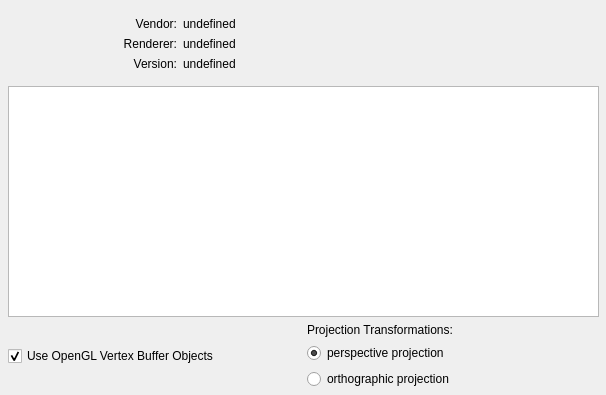
<ui version="4.0" >
 <class>StageSettingsData</class>
 <widget class="QWidget" name="StageSettingsData" >
  <property name="geometry" >
   <rect>
    <x>0</x>
    <y>0</y>
    <width>606</width>
    <height>395</height>
   </rect>
  </property>
  <property name="windowTitle" >
   <string>StageSettings</string>
  </property>
  <widget class="QStackedWidget" name="widget_stack" >
   <property name="geometry" >
    <rect>
     <x>-1</x>
     <y>-1</y>
     <width>611</width>
     <height>401</height>
    </rect>
   </property>
   <property name="currentIndex" >
    <number>3</number>
   </property>
   <widget class="QWidget" name="Main" >
    <layout class="QGridLayout" >
     <property name="margin" >
      <number>9</number>
     </property>
     <property name="spacing" >
      <number>6</number>
     </property>
     <item row="0" column="0" >
      <layout class="QGridLayout" >
       <property name="margin" >
        <number>0</number>
       </property>
       <property name="spacing" >
        <number>6</number>
       </property>
       <item row="1" column="0" >
        <widget class="QGroupBox" name="fob_box" >
         <property name="toolTip" >
          <string>The fog is currently not exported to POVRay</string>
         </property>
         <property name="title" >
          <string>Fog</string>
         </property>
         <property name="alignment" >
          <set>Qt::AlignHCenter</set>
         </property>
         <layout class="QGridLayout" >
          <property name="margin" >
           <number>9</number>
          </property>
          <property name="spacing" >
           <number>6</number>
          </property>
          <item row="0" column="0" >
           <widget class="QCheckBox" name="enable_fog" >
            <property name="text" >
             <string>Enable fog</string>
            </property>
           </widget>
          </item>
          <item row="1" column="0" colspan="2" >
           <widget class="QSlider" name="fog_slider" >
            <property name="enabled" >
             <bool>false</bool>
            </property>
            <property name="toolTip" >
             <string>Intensity of fog</string>
            </property>
            <property name="whatsThis" >
             <string>Intensity of fog</string>
            </property>
            <property name="maximum" >
             <number>400</number>
            </property>
            <property name="value" >
             <number>200</number>
            </property>
            <property name="orientation" >
             <enum>Qt::Horizontal</enum>
            </property>
            <property name="tickInterval" >
             <number>50</number>
            </property>
           </widget>
          </item>
          <item row="2" column="1" >
           <widget class="QLabel" name="max_label" >
            <property name="text" >
             <string>max</string>
            </property>
            <property name="alignment" >
             <set>Qt::AlignRight|Qt::AlignTrailing|Qt::AlignVCenter</set>
            </property>
           </widget>
          </item>
          <item row="2" column="0" >
           <widget class="QLabel" name="min_label" >
            <property name="text" >
             <string>min</string>
            </property>
           </widget>
          </item>
         </layout>
        </widget>
       </item>
       <item row="2" column="1" >
        <widget class="QGroupBox" name="offscreen_group" >
         <property name="toolTip" >
          <string>Screenshots can also be created through offscreen rendering, which enables images larger than the screen resolution. Uncheck this if there are poblems with the resulting images.</string>
         </property>
         <property name="title" >
          <string>Use offscreen rendering for PNGs</string>
         </property>
         <property name="alignment" >
          <set>Qt::AlignJustify</set>
         </property>
         <property name="checkable" >
          <bool>true</bool>
         </property>
         <property name="checked" >
          <bool>false</bool>
         </property>
         <layout class="QGridLayout" >
          <property name="margin" >
           <number>9</number>
          </property>
          <property name="spacing" >
           <number>6</number>
          </property>
          <item row="0" column="1" >
           <widget class="QSpinBox" name="resolution_factor" >
            <property name="maximum" >
             <number>5</number>
            </property>
            <property name="minimum" >
             <number>1</number>
            </property>
            <property name="value" >
             <number>1</number>
            </property>
           </widget>
          </item>
          <item row="0" column="0" >
           <widget class="QLabel" name="factor_label" >
            <property name="sizePolicy" >
             <sizepolicy>
              <hsizetype>7</hsizetype>
              <vsizetype>5</vsizetype>
              <horstretch>0</horstretch>
              <verstretch>0</verstretch>
             </sizepolicy>
            </property>
            <property name="text" >
             <string>resolution factor</string>
            </property>
           </widget>
          </item>
          <item row="1" column="0" colspan="2" >
           <widget class="QLabel" name="max_label" >
            <property name="sizePolicy" >
             <sizepolicy>
              <hsizetype>7</hsizetype>
              <vsizetype>5</vsizetype>
              <horstretch>0</horstretch>
              <verstretch>0</verstretch>
             </sizepolicy>
            </property>
            <property name="text" >
             <string>(max width/height: 4096 pixels)</string>
            </property>
           </widget>
          </item>
         </layout>
        </widget>
       </item>
       <item row="1" column="1" >
        <widget class="QGroupBox" name="lights_box" >
         <property name="title" >
          <string>Misc</string>
         </property>
         <property name="alignment" >
          <set>Qt::AlignHCenter</set>
         </property>
         <layout class="QGridLayout" >
          <property name="margin" >
           <number>9</number>
          </property>
          <property name="spacing" >
           <number>6</number>
          </property>
          <item row="2" column="0" >
           <widget class="QCheckBox" name="use_preview" >
            <property name="toolTip" >
             <string>Show the lightsources in the 3D view for easier positioning.</string>
            </property>
            <property name="text" >
             <string>Use faster preview models</string>
            </property>
            <property name="checked" >
             <bool>true</bool>
            </property>
           </widget>
          </item>
          <item row="1" column="0" >
           <widget class="QCheckBox" name="show_fps" >
            <property name="toolTip" >
             <string>Show the lightsources in the 3D view for easier positioning.</string>
            </property>
            <property name="text" >
             <string>Show frames per second (FPS)</string>
            </property>
           </widget>
          </item>
          <item row="0" column="0" >
           <widget class="QCheckBox" name="show_lights_" >
            <property name="toolTip" >
             <string>Show the lightsources in the 3D view for easier positioning.</string>
            </property>
            <property name="text" >
             <string>Show lightsources in Scene</string>
            </property>
           </widget>
          </item>
         </layout>
        </widget>
       </item>
       <item row="0" column="0" >
        <widget class="QGroupBox" name="background_box" >
         <property name="toolTip" >
          <string>Set the background color of the Scene.</string>
         </property>
         <property name="title" >
          <string>Background color</string>
         </property>
         <property name="alignment" >
          <set>Qt::AlignHCenter</set>
         </property>
         <layout class="QGridLayout" >
          <property name="margin" >
           <number>9</number>
          </property>
          <property name="spacing" >
           <number>6</number>
          </property>
          <item row="0" column="0" >
           <widget class="QLabel" name="color_sample" >
            <property name="sizePolicy" >
             <sizepolicy>
              <hsizetype>7</hsizetype>
              <vsizetype>5</vsizetype>
              <horstretch>0</horstretch>
              <verstretch>0</verstretch>
             </sizepolicy>
            </property>
            <property name="frameShape" >
             <enum>QFrame::Panel</enum>
            </property>
            <property name="frameShadow" >
             <enum>QFrame::Sunken</enum>
            </property>
            <property name="lineWidth" >
             <number>1</number>
            </property>
            <property name="midLineWidth" >
             <number>0</number>
            </property>
            <property name="text" >
             <string/>
            </property>
            <property name="margin" >
             <number>0</number>
            </property>
           </widget>
          </item>
          <item row="0" column="1" >
           <widget class="QPushButton" name="color_button" >
            <property name="text" >
             <string>Edit</string>
            </property>
           </widget>
          </item>
         </layout>
        </widget>
       </item>
       <item row="0" column="1" >
        <widget class="QGroupBox" name="animation_box" >
         <property name="toolTip" >
          <string/>
         </property>
         <property name="title" >
          <string>Animation Smoothness</string>
         </property>
         <property name="alignment" >
          <set>Qt::AlignHCenter</set>
         </property>
         <layout class="QGridLayout" >
          <property name="margin" >
           <number>9</number>
          </property>
          <property name="spacing" >
           <number>6</number>
          </property>
          <item row="0" column="0" colspan="2" >
           <widget class="QSlider" name="animation_smoothness" >
            <property name="toolTip" >
             <string>Smoothness of the interpolation between stored 3D positions.</string>
            </property>
            <property name="whatsThis" >
             <string/>
            </property>
            <property name="minimum" >
             <number>1</number>
            </property>
            <property name="maximum" >
             <number>100</number>
            </property>
            <property name="value" >
             <number>25</number>
            </property>
            <property name="orientation" >
             <enum>Qt::Horizontal</enum>
            </property>
            <property name="tickInterval" >
             <number>50</number>
            </property>
           </widget>
          </item>
          <item row="1" column="0" >
           <widget class="QLabel" name="min_label" >
            <property name="text" >
             <string>min</string>
            </property>
           </widget>
          </item>
          <item row="1" column="1" >
           <widget class="QLabel" name="max_label" >
            <property name="text" >
             <string>max</string>
            </property>
            <property name="alignment" >
             <set>Qt::AlignRight|Qt::AlignTrailing|Qt::AlignVCenter</set>
            </property>
           </widget>
          </item>
         </layout>
        </widget>
       </item>
       <item row="2" column="0" >
        <widget class="QGroupBox" name="capping_box" >
         <property name="toolTip" >
          <string>Capping planes work almost like clipping planes, but create a solid volume.</string>
         </property>
         <property name="title" >
          <string>Capping</string>
         </property>
         <property name="alignment" >
          <set>Qt::AlignHCenter</set>
         </property>
         <layout class="QGridLayout" >
          <property name="margin" >
           <number>9</number>
          </property>
          <property name="spacing" >
           <number>6</number>
          </property>
          <item row="0" column="0" >
           <widget class="QLabel" name="capping_color" >
            <property name="sizePolicy" >
             <sizepolicy>
              <hsizetype>7</hsizetype>
              <vsizetype>5</vsizetype>
              <horstretch>0</horstretch>
              <verstretch>0</verstretch>
             </sizepolicy>
            </property>
            <property name="toolTip" >
             <string>Color for Caping planes</string>
            </property>
            <property name="frameShape" >
             <enum>QFrame::Panel</enum>
            </property>
            <property name="frameShadow" >
             <enum>QFrame::Sunken</enum>
            </property>
            <property name="lineWidth" >
             <number>1</number>
            </property>
            <property name="midLineWidth" >
             <number>0</number>
            </property>
            <property name="text" >
             <string/>
            </property>
            <property name="margin" >
             <number>0</number>
            </property>
           </widget>
          </item>
          <item row="0" column="1" colspan="2" >
           <widget class="QPushButton" name="capping_color_button" >
            <property name="text" >
             <string>Edit</string>
            </property>
           </widget>
          </item>
          <item row="1" column="0" >
           <widget class="QLabel" name="label" >
            <property name="text" >
             <string>Transparency</string>
            </property>
           </widget>
          </item>
          <item row="1" column="1" colspan="2" >
           <widget class="QSpinBox" name="capping_transparency" >
            <property name="maximum" >
             <number>255</number>
            </property>
           </widget>
          </item>
         </layout>
        </widget>
       </item>
      </layout>
     </item>
    </layout>
   </widget>
   <widget class="QWidget" name="Mouse" >
    <layout class="QGridLayout" >
     <property name="margin" >
      <number>9</number>
     </property>
     <property name="spacing" >
      <number>6</number>
     </property>
     <item row="0" column="1" >
      <spacer>
       <property name="orientation" >
        <enum>Qt::Horizontal</enum>
       </property>
       <property name="sizeHint" >
        <size>
         <width>40</width>
         <height>20</height>
        </size>
       </property>
      </spacer>
     </item>
     <item row="2" column="0" >
      <spacer>
       <property name="orientation" >
        <enum>Qt::Vertical</enum>
       </property>
       <property name="sizeHint" >
        <size>
         <width>20</width>
         <height>40</height>
        </size>
       </property>
      </spacer>
     </item>
     <item row="1" column="0" >
      <widget class="QGroupBox" name="groupBox1_2" >
       <property name="maximumSize" >
        <size>
         <width>500</width>
         <height>16777215</height>
        </size>
       </property>
       <property name="toolTip" >
        <string>Change sensitivity of mouse wheel. Higher sensitivity means more movement with less moving the wheel.</string>
       </property>
       <property name="title" >
        <string>Mouse wheel sensitivity</string>
       </property>
       <property name="alignment" >
        <set>Qt::AlignHCenter</set>
       </property>
       <layout class="QGridLayout" >
        <property name="margin" >
         <number>9</number>
        </property>
        <property name="spacing" >
         <number>6</number>
        </property>
        <item row="0" column="0" colspan="2" >
         <widget class="QSlider" name="wheel_slider_" >
          <property name="maximum" >
           <number>10</number>
          </property>
          <property name="value" >
           <number>5</number>
          </property>
          <property name="orientation" >
           <enum>Qt::Horizontal</enum>
          </property>
         </widget>
        </item>
        <item row="1" column="0" >
         <widget class="QLabel" name="TextLabel1_3" >
          <property name="text" >
           <string>min</string>
          </property>
         </widget>
        </item>
        <item row="1" column="1" >
         <widget class="QLabel" name="TextLabel1_2_2" >
          <property name="text" >
           <string>max</string>
          </property>
          <property name="alignment" >
           <set>Qt::AlignRight|Qt::AlignTrailing|Qt::AlignVCenter</set>
          </property>
         </widget>
        </item>
       </layout>
      </widget>
     </item>
     <item row="0" column="0" >
      <widget class="QGroupBox" name="groupBox1" >
       <property name="sizePolicy" >
        <sizepolicy>
         <hsizetype>7</hsizetype>
         <vsizetype>5</vsizetype>
         <horstretch>0</horstretch>
         <verstretch>0</verstretch>
        </sizepolicy>
       </property>
       <property name="maximumSize" >
        <size>
         <width>500</width>
         <height>16777215</height>
        </size>
       </property>
       <property name="toolTip" >
        <string>Change the mouse sensitivity. Greater sensitivity means greater mouse movement on the screen with less movement of the mouse.</string>
       </property>
       <property name="title" >
        <string>Mouse sensitivity</string>
       </property>
       <property name="alignment" >
        <set>Qt::AlignHCenter</set>
       </property>
       <layout class="QGridLayout" >
        <property name="margin" >
         <number>9</number>
        </property>
        <property name="spacing" >
         <number>6</number>
        </property>
        <item row="0" column="0" colspan="2" >
         <widget class="QSlider" name="slider_" >
          <property name="maximum" >
           <number>10</number>
          </property>
          <property name="value" >
           <number>5</number>
          </property>
          <property name="orientation" >
           <enum>Qt::Horizontal</enum>
          </property>
         </widget>
        </item>
        <item row="1" column="1" >
         <widget class="QLabel" name="TextLabel1_2" >
          <property name="text" >
           <string>max</string>
          </property>
          <property name="alignment" >
           <set>Qt::AlignRight|Qt::AlignTrailing|Qt::AlignVCenter</set>
          </property>
         </widget>
        </item>
        <item row="1" column="0" >
         <widget class="QLabel" name="TextLabel1" >
          <property name="text" >
           <string>min</string>
          </property>
         </widget>
        </item>
       </layout>
      </widget>
     </item>
    </layout>
   </widget>
   <widget class="QWidget" name="Stereo" >
    <layout class="QGridLayout" >
     <property name="margin" >
      <number>9</number>
     </property>
     <property name="spacing" >
      <number>6</number>
     </property>
     <item row="1" column="0" >
      <spacer>
       <property name="orientation" >
        <enum>Qt::Vertical</enum>
       </property>
       <property name="sizeHint" >
        <size>
         <width>20</width>
         <height>40</height>
        </size>
       </property>
      </spacer>
     </item>
     <item row="0" column="1" >
      <spacer>
       <property name="orientation" >
        <enum>Qt::Horizontal</enum>
       </property>
       <property name="sizeHint" >
        <size>
         <width>40</width>
         <height>20</height>
        </size>
       </property>
      </spacer>
     </item>
     <item row="0" column="0" >
      <layout class="QVBoxLayout" >
       <property name="margin" >
        <number>0</number>
       </property>
       <property name="spacing" >
        <number>6</number>
       </property>
       <item>
        <widget class="QGroupBox" name="groupBox1_2_2" >
         <property name="maximumSize" >
          <size>
           <width>400</width>
           <height>100</height>
          </size>
         </property>
         <property name="toolTip" >
          <string/>
         </property>
         <property name="title" >
          <string>Stereo: Eye points distance</string>
         </property>
         <property name="alignment" >
          <set>Qt::AlignHCenter</set>
         </property>
         <layout class="QGridLayout" >
          <property name="margin" >
           <number>9</number>
          </property>
          <property name="spacing" >
           <number>6</number>
          </property>
          <item row="0" column="0" colspan="2" >
           <widget class="QSlider" name="eye_distance_slider" >
            <property name="toolTip" >
             <string>The greater the eye point distance is the greater is the stereo effect.</string>
            </property>
            <property name="maximum" >
             <number>40</number>
            </property>
            <property name="singleStep" >
             <number>5</number>
            </property>
            <property name="pageStep" >
             <number>5</number>
            </property>
            <property name="value" >
             <number>20</number>
            </property>
            <property name="orientation" >
             <enum>Qt::Horizontal</enum>
            </property>
            <property name="tickInterval" >
             <number>5</number>
            </property>
           </widget>
          </item>
          <item row="0" column="2" >
           <widget class="QLabel" name="eye_distance_label" >
            <property name="sizePolicy" >
             <sizepolicy>
              <hsizetype>0</hsizetype>
              <vsizetype>0</vsizetype>
              <horstretch>0</horstretch>
              <verstretch>0</verstretch>
             </sizepolicy>
            </property>
            <property name="minimumSize" >
             <size>
              <width>50</width>
              <height>25</height>
             </size>
            </property>
            <property name="maximumSize" >
             <size>
              <width>35</width>
              <height>25</height>
             </size>
            </property>
            <property name="text" >
             <string>99.9</string>
            </property>
            <property name="alignment" >
             <set>Qt::AlignCenter</set>
            </property>
           </widget>
          </item>
          <item row="1" column="1" >
           <widget class="QLabel" name="TextLabel1_2_2_2" >
            <property name="text" >
             <string>max</string>
            </property>
            <property name="alignment" >
             <set>Qt::AlignRight|Qt::AlignTrailing|Qt::AlignVCenter</set>
            </property>
           </widget>
          </item>
          <item row="1" column="0" >
           <widget class="QLabel" name="TextLabel1_3_2" >
            <property name="text" >
             <string>min</string>
            </property>
           </widget>
          </item>
         </layout>
        </widget>
       </item>
       <item>
        <widget class="QGroupBox" name="groupBox1_2_2_2" >
         <property name="sizePolicy" >
          <sizepolicy>
           <hsizetype>7</hsizetype>
           <vsizetype>5</vsizetype>
           <horstretch>0</horstretch>
           <verstretch>0</verstretch>
          </sizepolicy>
         </property>
         <property name="maximumSize" >
          <size>
           <width>400</width>
           <height>100</height>
          </size>
         </property>
         <property name="toolTip" >
          <string/>
         </property>
         <property name="title" >
          <string>Stereo: focal distance</string>
         </property>
         <property name="alignment" >
          <set>Qt::AlignHCenter</set>
         </property>
         <layout class="QGridLayout" >
          <property name="margin" >
           <number>9</number>
          </property>
          <property name="spacing" >
           <number>6</number>
          </property>
          <item row="1" column="1" >
           <widget class="QLabel" name="TextLabel1_2_2_2_2" >
            <property name="text" >
             <string>max</string>
            </property>
            <property name="alignment" >
             <set>Qt::AlignRight|Qt::AlignTrailing|Qt::AlignVCenter</set>
            </property>
           </widget>
          </item>
          <item row="0" column="2" >
           <widget class="QLabel" name="focal_distance_label" >
            <property name="sizePolicy" >
             <sizepolicy>
              <hsizetype>0</hsizetype>
              <vsizetype>0</vsizetype>
              <horstretch>0</horstretch>
              <verstretch>0</verstretch>
             </sizepolicy>
            </property>
            <property name="minimumSize" >
             <size>
              <width>50</width>
              <height>25</height>
             </size>
            </property>
            <property name="maximumSize" >
             <size>
              <width>35</width>
              <height>25</height>
             </size>
            </property>
            <property name="text" >
             <string>99.9</string>
            </property>
            <property name="alignment" >
             <set>Qt::AlignCenter</set>
            </property>
           </widget>
          </item>
          <item row="0" column="0" colspan="2" >
           <widget class="QSlider" name="focal_distance_slider" >
            <property name="minimum" >
             <number>7</number>
            </property>
            <property name="maximum" >
             <number>100</number>
            </property>
            <property name="singleStep" >
             <number>5</number>
            </property>
            <property name="pageStep" >
             <number>5</number>
            </property>
            <property name="value" >
             <number>40</number>
            </property>
            <property name="orientation" >
             <enum>Qt::Horizontal</enum>
            </property>
            <property name="tickInterval" >
             <number>5</number>
            </property>
           </widget>
          </item>
          <item row="1" column="0" >
           <widget class="QLabel" name="TextLabel1_3_2_2" >
            <property name="text" >
             <string>min</string>
            </property>
           </widget>
          </item>
         </layout>
        </widget>
       </item>
       <item>
        <widget class="QCheckBox" name="swap_sss_button" >
         <property name="text" >
          <string>Swap side by side stereo</string>
         </property>
        </widget>
       </item>
      </layout>
     </item>
    </layout>
   </widget>
   <widget class="QWidget" name="OpenGL" >
    <widget class="QWidget" name="" >
     <property name="geometry" >
      <rect>
       <x>9</x>
       <y>9</y>
       <width>591</width>
       <height>381</height>
      </rect>
     </property>
     <layout class="QVBoxLayout" >
      <property name="margin" >
       <number>0</number>
      </property>
      <property name="spacing" >
       <number>6</number>
      </property>
      <item>
       <layout class="QGridLayout" >
        <property name="margin" >
         <number>9</number>
        </property>
        <property name="spacing" >
         <number>6</number>
        </property>
        <item row="0" column="1" >
         <widget class="QLabel" name="vendor_label" >
          <property name="text" >
           <string>undefined</string>
          </property>
          <property name="alignment" >
           <set>Qt::AlignLeading|Qt::AlignLeft|Qt::AlignVCenter</set>
          </property>
         </widget>
        </item>
        <item row="1" column="1" >
         <widget class="QLabel" name="renderer_label" >
          <property name="text" >
           <string>undefined</string>
          </property>
          <property name="alignment" >
           <set>Qt::AlignLeading|Qt::AlignLeft|Qt::AlignVCenter</set>
          </property>
         </widget>
        </item>
        <item row="1" column="0" >
         <widget class="QLabel" name="textLabel1_2_3" >
          <property name="sizePolicy" >
           <sizepolicy>
            <hsizetype>0</hsizetype>
            <vsizetype>5</vsizetype>
            <horstretch>0</horstretch>
            <verstretch>0</verstretch>
           </sizepolicy>
          </property>
          <property name="minimumSize" >
           <size>
            <width>160</width>
            <height>0</height>
           </size>
          </property>
          <property name="text" >
           <string>Renderer:</string>
          </property>
          <property name="alignment" >
           <set>Qt::AlignRight|Qt::AlignTrailing|Qt::AlignVCenter</set>
          </property>
         </widget>
        </item>
        <item row="2" column="1" >
         <widget class="QLabel" name="version_label" >
          <property name="text" >
           <string>undefined</string>
          </property>
          <property name="alignment" >
           <set>Qt::AlignLeading|Qt::AlignLeft|Qt::AlignVCenter</set>
          </property>
         </widget>
        </item>
        <item row="2" column="0" >
         <widget class="QLabel" name="textLabel1_2" >
          <property name="sizePolicy" >
           <sizepolicy>
            <hsizetype>0</hsizetype>
            <vsizetype>5</vsizetype>
            <horstretch>0</horstretch>
            <verstretch>0</verstretch>
           </sizepolicy>
          </property>
          <property name="minimumSize" >
           <size>
            <width>160</width>
            <height>0</height>
           </size>
          </property>
          <property name="text" >
           <string>Version:</string>
          </property>
          <property name="alignment" >
           <set>Qt::AlignRight|Qt::AlignTrailing|Qt::AlignVCenter</set>
          </property>
         </widget>
        </item>
        <item row="0" column="0" >
         <widget class="QLabel" name="textLabel1" >
          <property name="sizePolicy" >
           <sizepolicy>
            <hsizetype>0</hsizetype>
            <vsizetype>5</vsizetype>
            <horstretch>0</horstretch>
            <verstretch>0</verstretch>
           </sizepolicy>
          </property>
          <property name="minimumSize" >
           <size>
            <width>160</width>
            <height>0</height>
           </size>
          </property>
          <property name="text" >
           <string>Vendor:</string>
          </property>
          <property name="alignment" >
           <set>Qt::AlignRight|Qt::AlignTrailing|Qt::AlignVCenter</set>
          </property>
         </widget>
        </item>
       </layout>
      </item>
      <item>
       <widget class="QListWidget" name="extensions_list" >
        <property name="toolTip" >
         <string>Extensions supported by your graphics card</string>
        </property>
       </widget>
      </item>
      <item>
       <layout class="QHBoxLayout" >
        <property name="margin" >
         <number>0</number>
        </property>
        <property name="spacing" >
         <number>6</number>
        </property>
        <item>
         <widget class="QCheckBox" name="use_vertex_buffers" >
          <property name="toolTip" >
           <string>Select to use OpenGL vertex buffer. Results in greater performance.</string>
          </property>
          <property name="text" >
           <string>Use OpenGL Vertex Buffer Objects</string>
          </property>
          <property name="checked" >
           <bool>true</bool>
          </property>
         </widget>
        </item>
        <item>
         <layout class="QVBoxLayout" >
          <property name="margin" >
           <number>0</number>
          </property>
          <property name="spacing" >
           <number>6</number>
          </property>
          <item>
           <widget class="QLabel" name="" >
            <property name="text" >
             <string>Projection Transformations:</string>
            </property>
           </widget>
          </item>
          <item>
           <layout class="QVBoxLayout" >
            <property name="margin" >
             <number>0</number>
            </property>
            <property name="spacing" >
             <number>6</number>
            </property>
            <item>
             <widget class="QRadioButton" name="radioButton_perspectiveProjection" >
              <property name="text" >
               <string>perspective projection</string>
              </property>
              <property name="checked" >
               <bool>true</bool>
              </property>
             </widget>
            </item>
            <item>
             <widget class="QRadioButton" name="radioButton_orthographicProjection" >
              <property name="text" >
               <string>orthographic projection</string>
              </property>
             </widget>
            </item>
           </layout>
          </item>
         </layout>
        </item>
       </layout>
      </item>
     </layout>
    </widget>
   </widget>
   <widget class="QWidget" name="RTFact" >
    <widget class="QWidget" name="layoutWidget" >
     <property name="geometry" >
      <rect>
       <x>10</x>
       <y>10</y>
       <width>614</width>
       <height>390</height>
      </rect>
     </property>
     <layout class="QHBoxLayout" >
      <property name="margin" >
       <number>0</number>
      </property>
      <property name="spacing" >
       <number>6</number>
      </property>
      <item>
       <layout class="QVBoxLayout" >
        <property name="margin" >
         <number>0</number>
        </property>
        <property name="spacing" >
         <number>6</number>
        </property>
        <item>
         <widget class="QGroupBox" name="groupBox_9" >
          <property name="title" >
           <string>Resolution</string>
          </property>
          <layout class="QGridLayout" >
           <property name="margin" >
            <number>9</number>
           </property>
           <property name="spacing" >
            <number>6</number>
           </property>
           <item row="0" column="0" >
            <layout class="QHBoxLayout" >
             <property name="margin" >
              <number>0</number>
             </property>
             <property name="spacing" >
              <number>6</number>
             </property>
             <item>
              <layout class="QVBoxLayout" >
               <property name="margin" >
                <number>0</number>
               </property>
               <property name="spacing" >
                <number>6</number>
               </property>
               <item>
                <widget class="QLabel" name="textLabel1_51" >
                 <property name="sizePolicy" >
                  <sizepolicy>
                   <hsizetype>0</hsizetype>
                   <vsizetype>0</vsizetype>
                   <horstretch>0</horstretch>
                   <verstretch>0</verstretch>
                  </sizepolicy>
                 </property>
                 <property name="minimumSize" >
                  <size>
                   <width>120</width>
                   <height>25</height>
                  </size>
                 </property>
                 <property name="maximumSize" >
                  <size>
                   <width>140</width>
                   <height>25</height>
                  </size>
                 </property>
                 <property name="text" >
                  <string>spheres detail level</string>
                 </property>
                </widget>
               </item>
               <item>
                <widget class="QLabel" name="textLabel1_52" >
                 <property name="sizePolicy" >
                  <sizepolicy>
                   <hsizetype>0</hsizetype>
                   <vsizetype>0</vsizetype>
                   <horstretch>0</horstretch>
                   <verstretch>0</verstretch>
                  </sizepolicy>
                 </property>
                 <property name="minimumSize" >
                  <size>
                   <width>30</width>
                   <height>25</height>
                  </size>
                 </property>
                 <property name="maximumSize" >
                  <size>
                   <width>220</width>
                   <height>25</height>
                  </size>
                 </property>
                 <property name="text" >
                  <string>tube points</string>
                 </property>
                </widget>
               </item>
              </layout>
             </item>
             <item>
              <layout class="QVBoxLayout" >
               <property name="margin" >
                <number>0</number>
               </property>
               <property name="spacing" >
                <number>6</number>
               </property>
               <item>
                <widget class="QSlider" name="sphere_points_slider" >
                 <property name="minimumSize" >
                  <size>
                   <width>110</width>
                   <height>0</height>
                  </size>
                 </property>
                 <property name="minimum" >
                  <number>1</number>
                 </property>
                 <property name="maximum" >
                  <number>5</number>
                 </property>
                 <property name="value" >
                  <number>2</number>
                 </property>
                 <property name="sliderPosition" >
                  <number>2</number>
                 </property>
                 <property name="orientation" >
                  <enum>Qt::Horizontal</enum>
                 </property>
                </widget>
               </item>
               <item>
                <widget class="QSlider" name="tube_points_slider" >
                 <property name="minimum" >
                  <number>12</number>
                 </property>
                 <property name="maximum" >
                  <number>72</number>
                 </property>
                 <property name="singleStep" >
                  <number>2</number>
                 </property>
                 <property name="value" >
                  <number>20</number>
                 </property>
                 <property name="sliderPosition" >
                  <number>20</number>
                 </property>
                 <property name="orientation" >
                  <enum>Qt::Horizontal</enum>
                 </property>
                </widget>
               </item>
              </layout>
             </item>
             <item>
              <layout class="QVBoxLayout" >
               <property name="margin" >
                <number>0</number>
               </property>
               <property name="spacing" >
                <number>6</number>
               </property>
               <item>
                <widget class="QLabel" name="sphere_points_label" >
                 <property name="sizePolicy" >
                  <sizepolicy>
                   <hsizetype>0</hsizetype>
                   <vsizetype>0</vsizetype>
                   <horstretch>0</horstretch>
                   <verstretch>0</verstretch>
                  </sizepolicy>
                 </property>
                 <property name="minimumSize" >
                  <size>
                   <width>25</width>
                   <height>25</height>
                  </size>
                 </property>
                 <property name="maximumSize" >
                  <size>
                   <width>120</width>
                   <height>25</height>
                  </size>
                 </property>
                 <property name="text" >
                  <string>3</string>
                 </property>
                </widget>
               </item>
               <item>
                <widget class="QLabel" name="tube_points_label" >
                 <property name="sizePolicy" >
                  <sizepolicy>
                   <hsizetype>0</hsizetype>
                   <vsizetype>0</vsizetype>
                   <horstretch>0</horstretch>
                   <verstretch>0</verstretch>
                  </sizepolicy>
                 </property>
                 <property name="minimumSize" >
                  <size>
                   <width>20</width>
                   <height>25</height>
                  </size>
                 </property>
                 <property name="maximumSize" >
                  <size>
                   <width>120</width>
                   <height>25</height>
                  </size>
                 </property>
                 <property name="text" >
                  <string>20</string>
                 </property>
                </widget>
               </item>
              </layout>
             </item>
            </layout>
           </item>
          </layout>
         </widget>
        </item>
        <item>
         <spacer>
          <property name="orientation" >
           <enum>Qt::Vertical</enum>
          </property>
          <property name="sizeHint" >
           <size>
            <width>20</width>
            <height>281</height>
           </size>
          </property>
         </spacer>
        </item>
       </layout>
      </item>
      <item>
       <spacer>
        <property name="orientation" >
         <enum>Qt::Horizontal</enum>
        </property>
        <property name="sizeHint" >
         <size>
          <width>291</width>
          <height>20</height>
         </size>
        </property>
       </spacer>
      </item>
     </layout>
    </widget>
   </widget>
  </widget>
 </widget>
 <layoutdefault spacing="6" margin="11" />
 <tabstops>
  <tabstop>color_button</tabstop>
  <tabstop>enable_fog</tabstop>
  <tabstop>fog_slider</tabstop>
  <tabstop>capping_color_button</tabstop>
  <tabstop>capping_transparency</tabstop>
  <tabstop>animation_smoothness</tabstop>
  <tabstop>show_lights_</tabstop>
  <tabstop>resolution_factor</tabstop>
  <tabstop>slider_</tabstop>
  <tabstop>wheel_slider_</tabstop>
  <tabstop>eye_distance_slider</tabstop>
  <tabstop>focal_distance_slider</tabstop>
  <tabstop>swap_sss_button</tabstop>
  <tabstop>extensions_list</tabstop>
  <tabstop>use_vertex_buffers</tabstop>
 </tabstops>
 <includes>
  <include location="global" >BALL/COMMON/global.h</include>
 </includes>
 <resources/>
 <connections/>
</ui>
